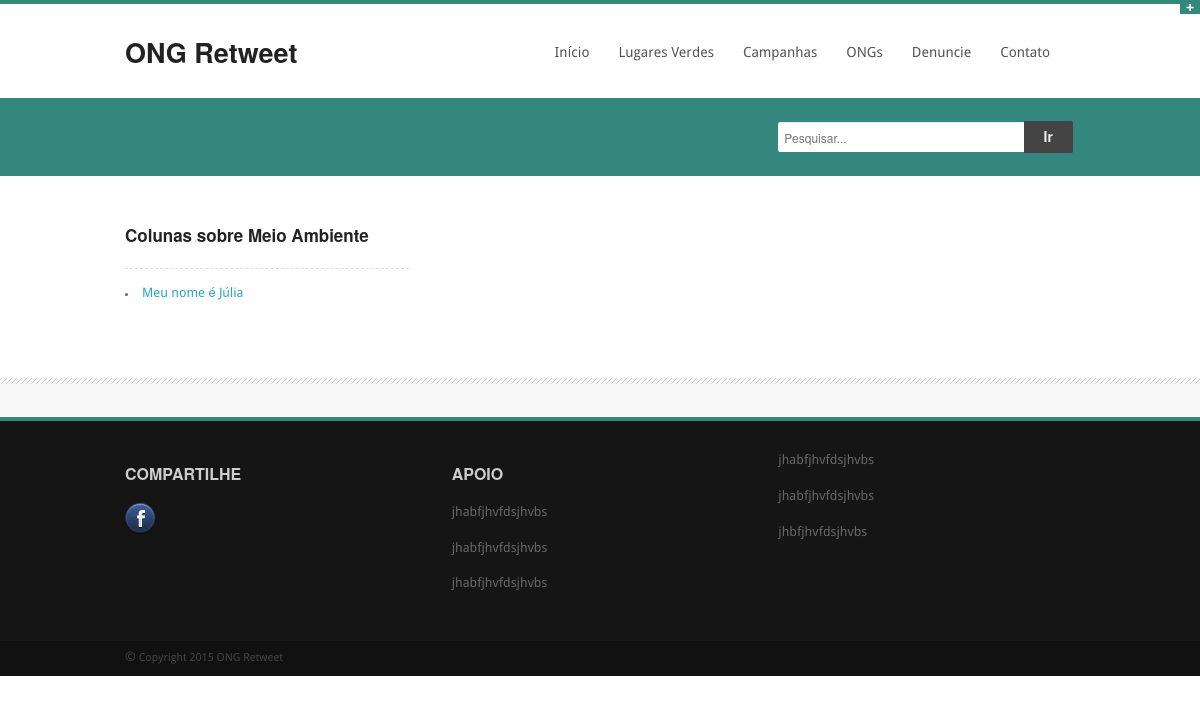
The app's page /meio-ambiente/, older data.
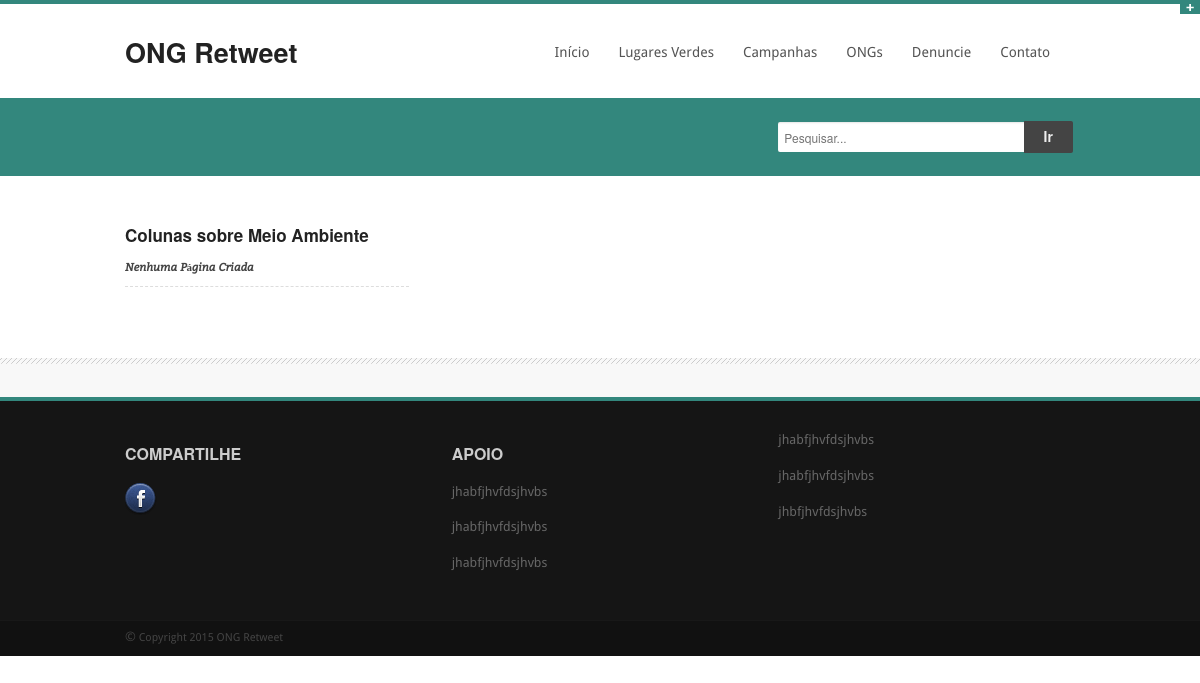
The same page, newer data.
### blog/models.py (models this page shows, shortened)
class Page(models.Model):
	category = models.ForeignKey(Category)
	title = models.CharField(max_length=128, unique=True)
	url = models.SlugField(max_length=100 , unique=True)
	description= models.TextField(max_length=240)
	views= models.IntegerField(default=0)
	when = models.DateTimeField('data de criação', auto_now_add=True, db_index=True)
	slugCategory = models.SlugField(unique=True,db_index=True)
	body = models.TextField()

### blog/views.py (the view)
# urls.py: url(r'^(?P<category_slug>[\w\-]+)/$', blog.views.listarPaginas, name='listarPaginas'),
def listarPaginas(request, category_slug):
	context_dict = {}
	try:
		category = Category.objects.get(slug=category_slug)
		context_dict['category_name'] = category.name
		pages = Page.objects.filter(category=category)
		context_dict['pages'] = pages
		context_dict['category'] = category_slug
	except :
			print 'erro'
			context_dict['erro'] = "Erro"
	return render(request, 'ong/category.html', context_dict)

### templates/ong/category.html (shortened to what this page needs)
<!DOCTYPE html>
{% load staticfiles %}
<html class="no-js" lang="en">
<head>
<link rel="stylesheet" href="{% static "ong/stylesheets/style.css" %}">
<link rel="stylesheet" href="{% static "ong/stylesheets/blog.css" %}">
<link rel="stylesheet" href="{% static "ong/stylesheets/skins/teal.css" %}">
<link rel="stylesheet" href="{% static "ong/stylesheets/responsive.css" %}">
</head>
<body>
<p class="slide">
	<a href="#" class="btn-slide"></a>
</p>
<div class="row">
		<div class="four columns">
			<div class="logo">
				<a href="/"><h4>ONG Retweet</h4></a>
			</div>
		</div>
		<div class="eight columns noleftmarg">
			<nav id="nav-wrap">
				<ul class="nav-bar sf-menu">
					<li class="current">
					<a href="/">Início</a>
					</li>
					<li>
					<a href="verdes.html">Lugares Verdes</a>
					<li>
					<li>
					<a href="#">Campanhas</a>
					</li>
					<li>
					<a href="ongs.html">ONGs</a>
					</li>
					<li>
					<a href="/denuncie">Denuncie</a>
					</li>
					<li>
					<a href="contato.html">Contato</a>
					</li>
				</ul>
				</nav>
		</div>
</div>
<div id="subheader">
	<div class="row">
		<div class="eight columns">
		</div>
		<div class="four columns">
			<div class="row collapse">
				<div class="ten mobile-three columns">
					<input type="text" class="nomargin" placeholder="Pesquisar...">
				</div>
				<div class="two mobile-one columns">
					<a href="#" class="postfix button expand">Ir</a>
				</div>
			</div>
		</div>
	</div>
</div>
<div class="hr">
</div>
<div class="row">
	<div class="twelve columns noleftmargin">
		<div class="eight columns noleftmargin">
			<div class="six columns">
					{% if category %}
						<h5> Colunas sobre {{ category_name }}</h5>
						<p class="small date">
							{% if pages %}
								<ul>
								{% for page in pages %}
									<li> <a href="/{{ page.slugCategory}}/{{ page.url }}"> {{ page.title }}</a></li>
								{% endfor %}
								</ul>
							{% else %}
								<strong>Nenhuma Página Criada</strong>
							{% endif %}
					{% else %}
								<h1><strong>Página não encontrada</strong></h1>
					{% endif %}
					</p>
			</div>
			</div>
		</div>
	</div>
<div class="hr">
</div>
<div class="tweetarea"><div class="tweettext"><div class="row"></div></div></div></div>
<div id="footer">
	<footer class="row">
	<div class="four columns">
	<h1>COMPARTILHE</h1>
		<div class="social facebook">
			<a href="http://www.facebook.com">
			<img src="{% static "ong/images/socialpack/facebooka.png" %}" /></a>
		</div>
	</div>
	<div class="four columns">
	<h1>APOIO</h1>
			<p> jhabfjhvfdsjhvbs </p>
			<p> jhabfjhvfdsjhvbs </p>
			<p> jhabfjhvfdsjhvbs </p>
	</div>
	<div class="four columns">
		<p> jhabfjhvfdsjhvbs </p>
		<p> jhabfjhvfdsjhvbs </p>
		<p> jhbfjhvfdsjhvbs </p>
	</footer>
</div>
<div class="copyright">
	<div class="row">
		<div class="six columns">
			 &copy;<span class="small"> Copyright 2015 ONG Retweet</span>
		</div>
</div>
</body>
</html>

Row changes from the older to the newer data that the page shows:
removed Page: title "Meu nome é Júlia"
Text that changed along with them:
text now shown: "Nenhuma Página Criada"
